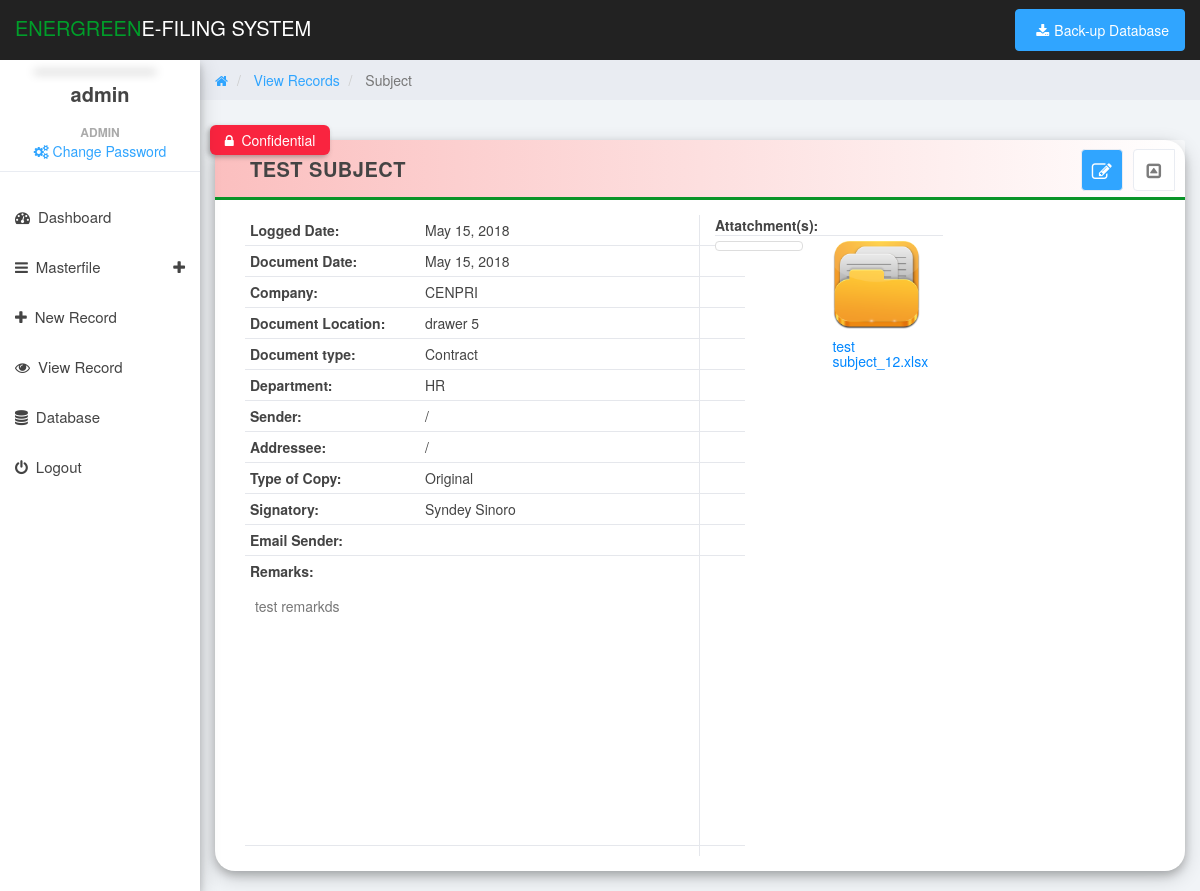
Page /view_details1.php?id=1 (signed in) on the committed database.
### tables this page shows
CREATE TABLE IF NOT EXISTS `document_info` (
`document_id` int(11) NOT NULL,
  `type_id` int(11) NOT NULL,
  `user_id` int(11) NOT NULL,
  `company_id` int(11) NOT NULL DEFAULT '0',
  `department_id` int(11) NOT NULL,
  `logged_date` varchar(255) DEFAULT NULL,
  `document_date` varchar(255) DEFAULT NULL,
  `location_id` int(11) NOT NULL DEFAULT '0',
  `subject` text NOT NULL,
  `copy_type` varchar(100) DEFAULT NULL,
  `confidential` varchar(15) DEFAULT NULL,
  `sender_company` varchar(150) DEFAULT NULL,
  `sender_person` varchar(255) DEFAULT NULL,
  `addressee_company` varchar(150) DEFAULT NULL,
  `addressee_person` varchar(255) DEFAULT NULL,
  `addressee` varchar(255) DEFAULT NULL,
  `signatory` varchar(255) DEFAULT NULL,
  `remarks` text NOT NULL,
  `email_attach` int(11) NOT NULL DEFAULT '0',
  `email_sender` varchar(255) DEFAULT NULL
);

CREATE TABLE IF NOT EXISTS `company` (
`company_id` int(11) NOT NULL,
  `company_name` varchar(255) NOT NULL
);

CREATE TABLE IF NOT EXISTS `document_location` (
`location_id` int(11) NOT NULL,
  `location_name` varchar(255) DEFAULT NULL
);

CREATE TABLE IF NOT EXISTS `document_type` (
`type_id` int(11) NOT NULL,
  `type_name` varchar(100) DEFAULT NULL
);

CREATE TABLE IF NOT EXISTS `department` (
`department_id` int(11) NOT NULL,
  `department_name` varchar(100) DEFAULT NULL
);

CREATE TABLE IF NOT EXISTS `document_attach` (
`attach_id` int(11) NOT NULL,
  `document_id` int(11) NOT NULL,
  `attach_file` varchar(255) DEFAULT NULL,
  `attach_remarks` text NOT NULL
);

### functions/functions.php (called while the page is built, shortened)
<?php
	function getInfo($con, $column, $table, $id, $value_id){
		$get = $con->query("SELECT $column FROM $table WHERE $id = '$value_id'");
		$fetch = $get->fetch_array();
		return $fetch[$column];
	}
?>

### view_details1.php (the view, shortened to what this page needs)
<?php
	include('header.php');
	include 'functions/functions.php';
	if(isset($_GET['id'])){
        $id = $_GET['id'];
    } else {
        $id = '';
    }
?>
<body>
	<div class="col-sm-9 col-sm-offset-3 col-lg-10 col-lg-offset-2 main">
		<div class="row">
			<ol class="breadcrumb">
				<li>
					<a href="#">
						<em class="fa fa-home"></em>
					</a>
				</li>
				<li class="active">
					<a href="viewrecord.php">
						View Records
					</a>
				</li>
				<li class="active">
					Subject
				</li>
			</ol>
		</div>
		<div class="row">
			<div class="col-md-12">
				<div class="panel panel-default box-shadow">
					<?php
						$query = mysqli_query($con,"SELECT * FROM document_info WHERE document_id = '$id'");
						$row = mysqli_fetch_array($query);
					?>
						<?php if($row['confidential'] == 'Yes') { ?>
						<span class="tooltiptext"> <span class="fa fa-lock"></span>&nbsp Confidential</span>
						<?php } ?>
					<div class="panel-heading <?php echo (($row[confidential] == 'Yes') ? 'panel-confi' :''); ?>" style="border-bottom:3px solid #099428">
						<table width="100%">
							<tr>
								<td style="text-transform:uppercase;padding-left:20px">
									<strong>
										 <?php echo $row['subject'];?>
									</strong>
									<span class="pull-right clickable panel-toggle panel-button-tab-left"><em class="fa fa-toggle-up"></em></span>
									<a class="pull-right  btn-primary panel-toggle" style="background:#30a5ff;color:white" href="newrecord.php?docid=<?php echo $id; ?>"><em class="fa fa-edit"></em></a>
								</td>
							</tr>
						</table>
					</div>
					<div class="panel-body">
						<div class="canvas-wrapper">
							<div class="col-lg-6" style="border-right:1px solid #e5e7ec">
								<table width="100%">
									<tr>
										<td class="tr-class" width="35%"><strong>Logged Date:</strong></td>
										<td class="tr-class" width="65%"><span><?php echo (!empty($row['logged_date']) ? date("F d, Y",strtotime($row['logged_date'])) : '');?></span></td>
									</tr>
									<tr>
										<td class="tr-class" width="35%"><strong>Document Date:</strong></td>
										<td class="tr-class" width="65%"><span><?php echo (!empty($row['document_date']) ? date("F d, Y",strtotime($row['document_date'])) : '');?></span></td>
									</tr>
									<tr>
										<td class="tr-class" width="35%"><strong>Company:</strong></td>
										<td class="tr-class" width="65%"><span><?php echo getInfo($con, 'company_name', 'company', 'company_id',  $row['company_id']);?></span></td>
									</tr>
									<tr>
										<td class="tr-class" width="35%"><strong>Document Location:</strong></td>
										<td class="tr-class" width="65%"><span><?php echo getInfo($con, 'location_name', 'document_location', 'location_id',  $row['location_id']);?></span></td>
									</tr>
									<tr>
										<td class="tr-class" width="35%"><strong>Document type:</strong></td>
										<td class="tr-class" width="65%"><span><?php echo getInfo($con, 'type_name', 'document_type', 'type_id',  $row['type_id']);?></span></td>
									</tr>
									<tr>
										<td class="tr-class" width="35%"><strong>Department:</strong></td>
										<td class="tr-class" width="65%"><span><?php echo getInfo($con, 'department_name', 'department', 'department_id',  $row['department_id']);?></span></td>
									</tr>
									<tr>
										<td class="tr-class" width="35%"><strong>Sender:</strong></td>
										<td class="tr-class"><span><?php echo $row['sender_company'].' / '.$row['sender_person'];?></span></td>
									</tr>
									<tr>
										<td class="tr-class" width="35%"><strong>Addressee:</strong></td>
										<td class="tr-class"><span><?php echo $row['addressee_company'].' / '.$row['addressee_person'];?></span></td>
									</tr>
									<tr>
										<td class="tr-class" width="35%"><strong>Type of Copy:</strong></td>
										<td class="tr-class" width="65%"><span><?php echo $row['copy_type'];?></span></td>
									</tr>
									<tr>
										<td class="tr-class" width="35%"><strong>Signatory:</strong></td>
										<td class="tr-class" width="65%"><span><?php echo $row['signatory'];?></span></td>
									</tr>
									<tr>
										<td class="tr-class" width="35%"><strong>Email Sender:</strong></td>
										<td class="tr-class" width="65%"><span><?php echo $row['email_sender'];?></span></td>
									</tr>
									<tr>
										<td colspan="2" style="padding:5px"><strong>Remarks:</strong></td>
									</tr>
									<tr>
										<td colspan="2">
											<p class="p_remarks">
												<span><?php echo $row['remarks'];?></span>
											</p>
										</td>
									</tr>
								</table>
							</div>
							<div class="col-lg-6">
								<div class="row" style="padding-left:15px">
									<strong>Attatchment(s):</strong>
									<div style="border-bottom:1px solid #e5e7ec;width:50%;margin-bottom:5px"></div>
								</div>
								<div class="row">
									<?php
		                                $sql1 = mysqli_query($con,"SELECT * FROM document_attach WHERE document_id = '$row[document_id]'");
		                                while ($row2 = mysqli_fetch_array($sql1)){
		                                $cert1=explode(".",$row2['attach_file']);
		                                $attach2 = $cert1[1];
		                                if($attach2=='png' || $attach2=='jpg' || $attach2 == 'jpeg' || $attach2 == 'PNG' || $attach2 == 'JPG' || $attach2 == 'JPEG'){
		                            ?>
									<div class="col-lg-3 col-md-4 col-xs-6 thumb animate-box ">
		                                <a class="thumbnail shadow" href="#" data-image-id="" data-toggle="modal" data-title="<?php echo $row2['attach_remarks'];?>" data-caption="<?php echo $row2['attach_remarks'];?>" data-image="upload/<?php echo $row2['attach_file'];?>" data-target="#image-gallery">
		                                </a>
		                            </div>
		                            <?php } else { ?>
		                            	<div class="col-lg-3 col-md-4 col-xs-6 thumb animate-box ">
		                            		<a class=" shadow" href='upload/<?php echo $row2['attach_file']; ?>' target='_blank'><img class="img-responsive" src='upload/necs/Treetog-I-Documents.ico'><h5 class="sas" style="color:#0087ff"><?php echo $row2['attach_file']; ?></h5></a>
		                            	</div>
		                            <?php } } ?>
								</div>
							</div>
						</div>
					</div>
				</div>
			</div>
		</div>
	</div>
</body>
</html>

### css/styles.css (style rules this page uses)
body { background: #f1f4f7; padding-top: 60px; font-size: 14px; color: #444444; font-family: "Montserrat", "Helvetica Neue", Helvetica, Arial, sans-serif; }
p { color: #777; }
a, a:hover, a:focus { color: #30a5ff; }
h1, h2, h3, h4, h5, h6 { color: #444444; }
.btn-primary, .btn-primary:hover, .btn-primary:focus, .btn-primary:active, .btn-primary.active, .open > .dropdown-toggle.btn-primary, .btn-primary.disabled, .btn-primary[disabled], fieldset[disabled] .btn-primary, .btn-primary.disabled:hover, .btn-primary[disabled]:hover, fieldset[disabled] .btn-primary:hover, .btn-primary.disabled:focus, .btn-primary[disabled]:focus, fieldset[disabled] .btn-primary:focus, .btn-primary.disabled:active, .btn-primary[disabled]:active, fieldset[disabled] .btn-primary:active, .btn-primary.disabled.active, .btn-primary[disabled].active, fieldset[disabled] .btn-primary.active { background-color: #30a5ff; border-color: #30a5ff; }
.panel { border: 0; }
.panel-heading .fa-toggle-up, .panel-heading .fa-toggle-down { font-size: 17px; }
.panel-heading { font-size: 20px; font-weight: 300; letter-spacing: 0.025em; height: 60px; line-height: 38px; }
.panel-default .panel-heading { background: #fff; border-bottom: 1px solid #e9ecf2; color: #444444; }
.panel-settings a, .panel-toggle { width: 40px; padding: 2px 0 0 0; }
.panel-settings, .panel-toggle { display: inline-block; margin: -1px -5px 0 15px !important; border-radius: 4px; text-align: center; border: 1px solid #e9ecf2; color: #7c7c7c; background: #fff; width: 42px; }
.clickable { cursor: pointer; }
.panel-heading span { margin: 0px; font-size: 14px; }
.panel-button-tab-left { border-top-right-radius: 0; border-bottom-right-radius: 0; }
.breadcrumb { border-radius: 0; padding: 10px 15px 10px 15px; background: #e9ecf2; margin: 0; }

### css/main.css (style rules this page uses)
.box-shadow { box-shadow: 0 4px 8px 0 rgba(0, 0, 0, 0.2), 0 6px 20px 0 rgba(0, 0, 0, 0.19); }
.p_remarks { margin-top:10px; min-height:250px; border-bottom:1px solid #e5e7ec; padding:0px 10px 0px 10px; width: 500px; }
.panel-default { border-radius: 20px; }

### view_details1.php (style rules this page uses)
.tr-class { padding: 5px; border-bottom:1px solid #e5e7ec; }
.panel-confi { background: linear-gradient(to right, #fbbfbf , #ffffff7a)!important; }
.tooltiptext { visibility: visible; width: 120px; background-color: #f9243f; color: #fff; text-align: center; border-radius: 6px; padding: 5px 0; box-shadow: -2px 2px 5px #4848486e; position: absolute; z-index: 1; bottom: 98%; left: 7%; margin-left: -60px; }

### rows in the picture
document_info: subject "TEST SUBJECT", logged_date "May 15, 2018", document_date "May 15, 2018", company.company_name "CENPRI", location.location_name "drawer 5", type.type_name "Contract", department.department_name "HR", copy_type "Original", signatory "Syndey Sinoro", remarks "test remarkds"
document_attach: attach_file "test subject_12.xlsx"

### other values in the picture
$_SESSION['username'] "admin"
$_SESSION['fullname'] "ADMIN"
